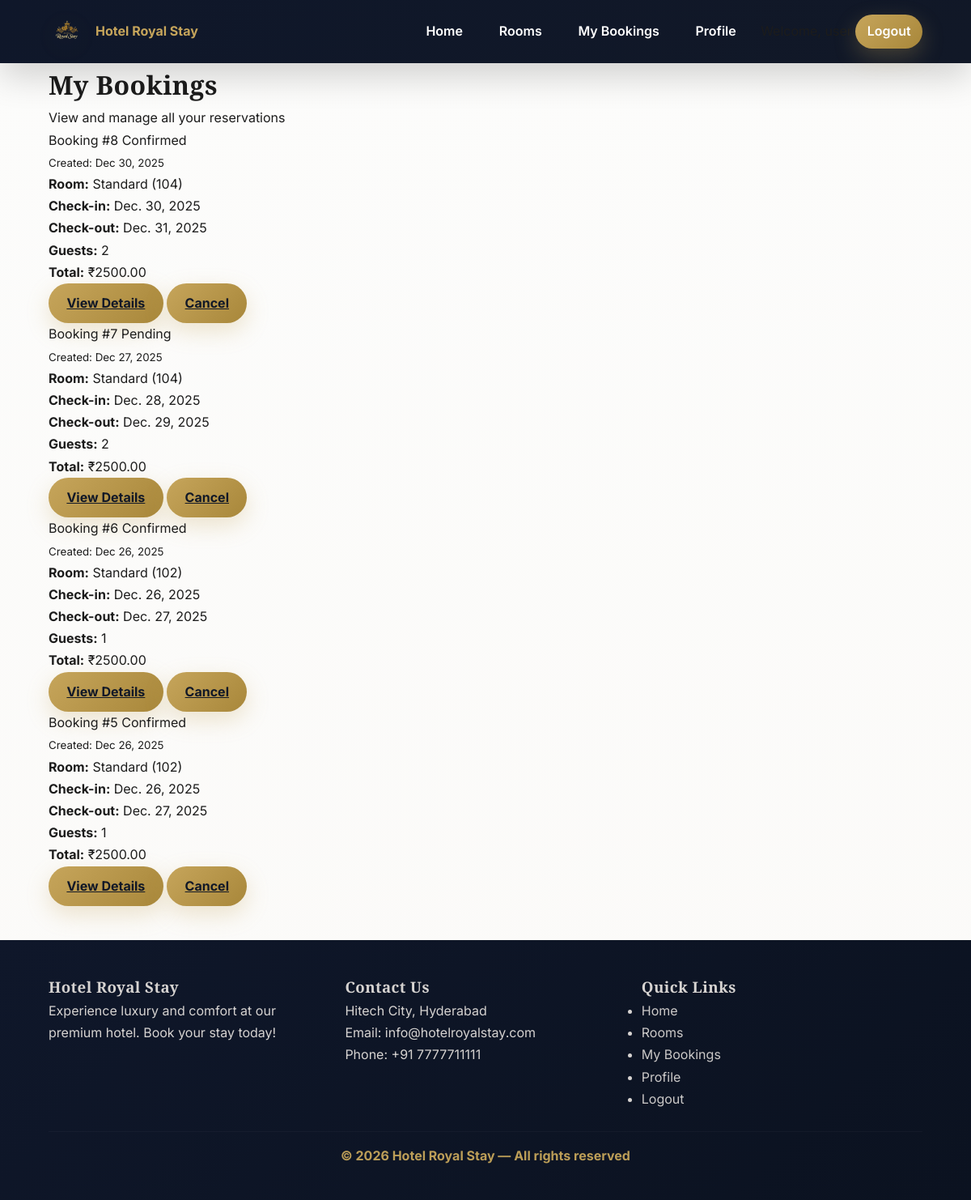
Page /my-bookings/ (signed in) on the committed database.
### hotel/models.py (models this page shows, shortened)
class Booking(models.Model):
    BOOKING_STATUS = [
        ('pending', 'Pending'),
        ('confirmed', 'Confirmed'),
        ('cancelled', 'Cancelled'),
        ('completed', 'Completed'),
    ]
    guest = models.ForeignKey(User, on_delete=models.CASCADE)
    room = models.ForeignKey(Room, on_delete=models.CASCADE)
    check_in_date = models.DateField()
    check_out_date = models.DateField()
    number_of_guests = models.PositiveIntegerField()
    total_price = models.DecimalField(max_digits=10, decimal_places=2)
    status = models.CharField(
        max_length=20,
        choices=BOOKING_STATUS,
        default="pending"
    )
    created_at = models.DateTimeField(auto_now_add=True)

class Room(models.Model):
    ROOM_STATUS = [
        ('available', 'Available'),
        ('occupied', 'Occupied'),
        ('maintenance', 'Maintenance'),
    ]
    room_number = models.CharField(max_length=10, unique=True)
    room_type = models.ForeignKey(RoomType, on_delete=models.CASCADE)
    floor_number = models.IntegerField()
    status = models.CharField(
        max_length=20,
        choices=ROOM_STATUS,
        default="available"
    )
    is_active = models.BooleanField(default=True)

class RoomType(models.Model):
    name = models.CharField(max_length=100)
    description = models.TextField()
    price_per_night = models.DecimalField(max_digits=10, decimal_places=2)
    capacity = models.PositiveIntegerField()
    amenities = models.TextField()
    image = models.ImageField(upload_to="room_types/", null=True, blank=True)
    is_active = models.BooleanField(default=True)

### hotel/views.py (the view)
# urls.py: path("my-bookings/", views.my_bookings, name="my_bookings"),
@login_required
def my_bookings(request):
    bookings = Booking.objects.filter(
        guest=request.user
    ).order_by("-created_at")
    return render(request, "hotel/my_bookings.html", {"bookings": bookings})

### templates/hotel/my_bookings.html (shortened to what this page needs)
{% extends "base.html" %}
{% block content %}
<h1 class="page-title">My Bookings</h1>
<p class="page-subtitle">View and manage all your reservations</p>
{% if bookings %}
    {% for booking in bookings %}
        <div class="booking-card">
            <div class="booking-header">
                <div>
                    <span class="booking-id">Booking #{{ booking.id }}</span>
                    <span class="booking-status status-{{ booking.status }}">
                        {{ booking.status|title }}
                    </span>
                </div>
                <small>Created: {{ booking.created_at|date:"M d, Y" }}</small>
            </div>
            <div class="booking-details">
                <p><strong>Room:</strong>
                    {{ booking.room.room_type.name }}
                    ({{ booking.room.room_number }})
                </p>
                <p><strong>Check-in:</strong> {{ booking.check_in_date }}</p>
                <p><strong>Check-out:</strong> {{ booking.check_out_date }}</p>
                <p><strong>Guests:</strong> {{ booking.number_of_guests }}</p>
                <p><strong>Total:</strong> ₹{{ booking.total_price }}</p>
            </div>
            <div class="booking-actions">
                <a href="{% url 'booking_details' booking.id %}" class="btn">
                    View Details
                </a>
                {% if booking.status == "pending" or booking.status == "confirmed" %}
                    <a href="{% url 'cancel_booking' booking.id %}"
                       class="btn btn-danger"
                       onclick="return confirm('Cancel this booking?')">
                        Cancel
                    </a>
                {% endif %}
            </div>
        </div>
    {% endfor %}
{% endif %}
{% endblock %}

### static/css/style.css (style rules this page uses)
* { margin: 0; padding: 0; box-sizing: border-box; }
:root { --primary:#c6a55b; --primary-dark:#a8873a; --secondary:#0f172a; --luxury-dark:#1c1c1c; --light:#faf9f7; --border:#e4e2de; --shadow-soft: 0 8px 24px rgba(16,24,40,0.06); --shadow-deep: 0 18px 40px rgba(0,0,0,0.16); }
body { font-family:"Inter",sans-serif; background: linear-gradient(180deg,#fcfcfb,#fbfaf8); color:var(--luxury-dark); line-height:1.7; -webkit-font-smoothing:antialiased; -moz-osx-font-smoothing:grayscale; }
h1,h2,h3 { font-family:"Playfair Display",serif; letter-spacing:0.4px; }
.btn { display:inline-flex; align-items:center; gap:.6rem; padding:.7rem 1.4rem; border-radius:30px; border:none; cursor:pointer; font-weight:700; color:#111827; background: linear-gradient(135deg,var(--primary),var(--primary-dark)); box-shadow: 0 10px 28px rgba(198,165,91,0.28); transition: transform .18s ease, box-shadow .18s ease; }

### rows in the picture
Booking: id "8", status "Confirmed", created_at "Dec 30, 2025", room.room_type.name "Standard", room.room_number "104", check_in_date "Dec. 30, 2025", check_out_date "Dec. 31, 2025", number_of_guests "2", total_price "2500.00", shows "Cancel"
Booking: id "7", status "Pending", created_at "Dec 27, 2025", room.room_type.name "Standard", room.room_number "104", check_in_date "Dec. 28, 2025", check_out_date "Dec. 29, 2025", number_of_guests "2", total_price "2500.00", shows "Cancel"
Booking: id "6", status "Confirmed", created_at "Dec 26, 2025", room.room_type.name "Standard", room.room_number "102", check_in_date "Dec. 26, 2025", check_out_date "Dec. 27, 2025", number_of_guests "1", total_price "2500.00", shows "Cancel"
Booking: id "5", status "Confirmed", created_at "Dec 26, 2025", room.room_type.name "Standard", room.room_number "102", check_in_date "Dec. 26, 2025", check_out_date "Dec. 27, 2025", number_of_guests "1", total_price "2500.00", shows "Cancel"
